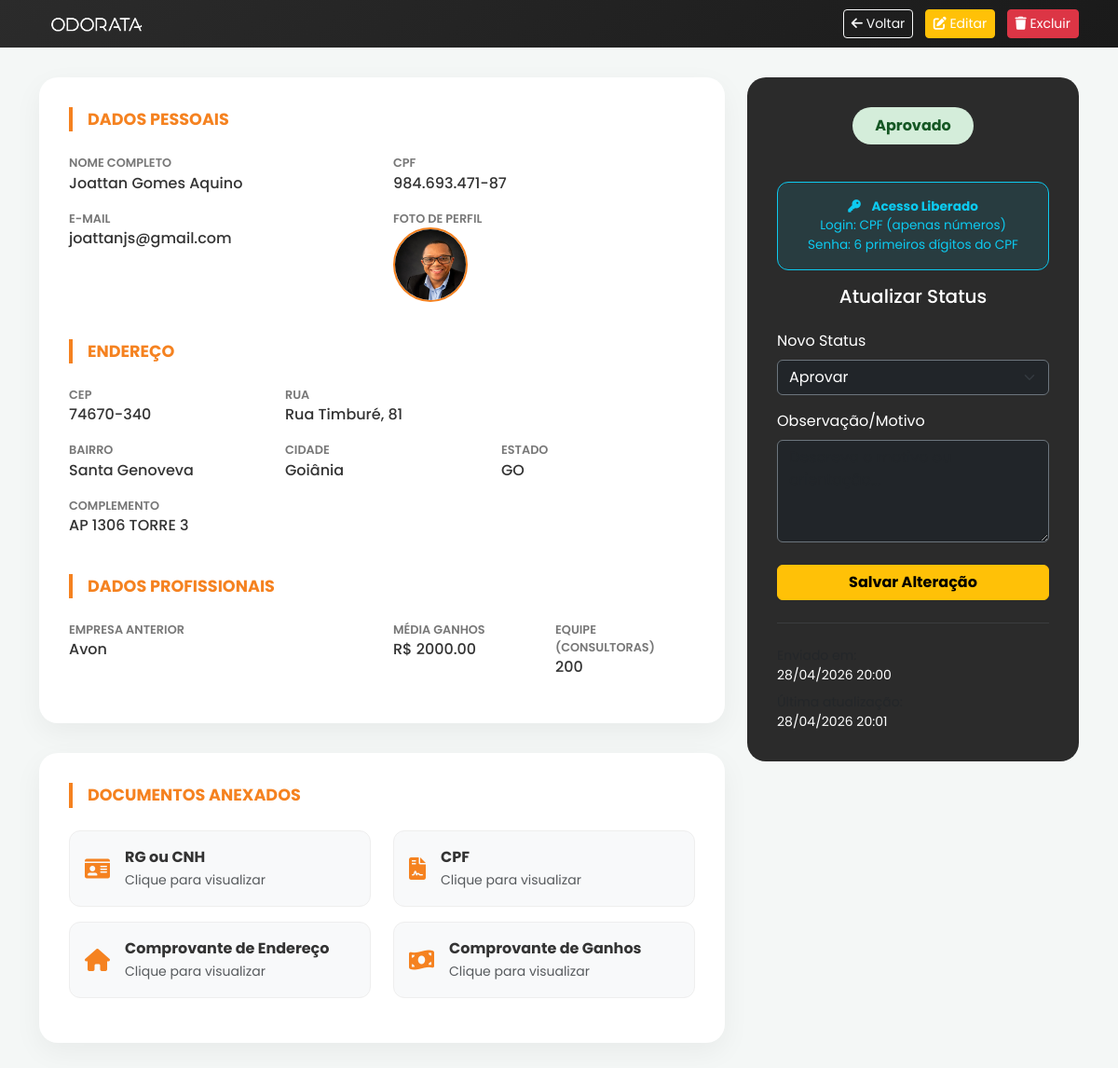
Screenshot of /coordenadoras/admin/detalhe/1/ (signed in) with the database file from the repository.
### coordenadoras/models.py (models this page shows, shortened)
class CandidataCoordenadora(models.Model):
    STATUS_CHOICES = [
        ('PENDENTE', 'Pendente de Aprovação'),
        ('AJUSTE', 'Aguardando Ajuste'),
        ('APROVADO', 'Aprovado'),
        ('REPROVADO', 'Reprovado'),
    ]
    EMPRESA_CHOICES = [
        ('AVON', 'Avon'),
        ('NATURA', 'Natura'),
        ('BOTICARIO', 'O Boticário'),
        ('JEQUITI', 'Jequiti'),
        ('OUTRAS', 'Outras'),
    ]
    cpf = models.CharField('CPF', max_length=14, unique=True)
    cod_protheus = models.CharField('Código Protheus', max_length=50, blank=True, null=True, unique=True)
    nome_completo = models.CharField('Nome Completo', max_length=255)
    email = models.EmailField('E-mail', max_length=255, default="")
    foto = models.ImageField('Foto (Opcional)', upload_to='fotos/candidatas/', blank=True, null=True)
    cep = models.CharField('CEP', max_length=9)
    rua = models.CharField('Rua', max_length=255)
    numero = models.CharField('Número', max_length=20)
    complemento = models.CharField('Complemento', max_length=255, blank=True, null=True)
    bairro = models.CharField('Bairro', max_length=100)
    cidade = models.CharField('Cidade', max_length=100)
    estado = models.CharField('Estado', max_length=2)
    empresa_anterior = models.CharField('Empresa Anterior', max_length=50, choices=EMPRESA_CHOICES)
    empresa_outra = models.CharField('Outra Empresa', max_length=100, blank=True, null=True)
    media_ganhos = models.DecimalField('Média de Ganhos', max_digits=10, decimal_places=2)
    quantidade_consultoras = models.PositiveIntegerField('Quantidade de Consultoras')
    documento_rg_cnh = models.FileField('RG ou CNH', upload_to='documentos/rg_cnh/')
    documento_cpf = models.FileField('CPF', upload_to='documentos/cpf/')
    comprovante_endereco = models.FileField('Comprovante de Endereço', upload_to='documentos/endereco/')
    comprovante_ganhos = models.FileField('Comprovante de Ganhos', upload_to='documentos/ganhos/')
    status = models.CharField('Status', max_length=20, choices=STATUS_CHOICES, default='PENDENTE')
    observacao_aprovacao = models.TextField('Observação de Aprovação', blank=True, null=True)
    data_criacao = models.DateTimeField(auto_now_add=True)
    data_atualizacao = models.DateTimeField(auto_now=True)
    class Meta:
        verbose_name = 'Candidata a Coordenadora'
        verbose_name_plural = 'Candidatas a Coordenadoras'
        ordering = ['-data_criacao']

### coordenadoras/views.py (the view)
# urls.py: path('admin/detalhe/<int:pk>/', views.CandidataDetailView.as_view(), name='admin_detail'),
class CandidataDetailView(AdminStaffRequiredMixin, DetailView):
    model = CandidataCoordenadora
    template_name = 'coordenadoras/admin_detail.html'
    context_object_name = 'candidata'

### coordenadoras/views.py (called while the page is built)
    def test_func(self):
        return self.request.user.is_staff

### coordenadoras/templates/coordenadoras/admin_detail.html (shortened to what this page needs)
{% load static %}
<!DOCTYPE html>
<html lang="pt-br">
<head>
    <link rel="stylesheet" href="https://cdnjs.cloudflare.com/ajax/libs/font-awesome/6.0.0/css/all.min.css">
    <link href="https://cdn.jsdelivr.net/npm/bootstrap@5.3.0/dist/css/bootstrap.min.css" rel="stylesheet">
</head>
<body>
    <nav class="navbar navbar-expand-lg navbar-dark">
        <div class="container">
            <div class="d-flex justify-content-between align-items-center w-100">
                <a href="{% url 'home' %}">
                    <img src="{% static 'core/images/logo_odorata_main.png' %}" alt="Odorata" style="height: 35px; filter: brightness(0) invert(1);">
                </a>
                <div>
                    <a href="{% url 'coordenadoras:admin_list' %}" class="btn btn-outline-light btn-sm me-2">
                        <i class="fas fa-arrow-left"></i> Voltar
                    </a>
                    <a href="{% url 'coordenadoras:admin_edit' candidata.pk %}" class="btn btn-warning btn-sm me-2 text-white">
                        <i class="fas fa-edit"></i> Editar
                    </a>
                    <a href="{% url 'coordenadoras:admin_delete' candidata.pk %}" class="btn btn-danger btn-sm" onclick="return confirm('Tem certeza que deseja EXCLUIR este cadastro permanentemente?')">
                        <i class="fas fa-trash"></i> Excluir
                    </a>
                </div>
            </div>
        </div>
    </nav>
    <div class="container">
        <div class="row">
            <div class="col-lg-8">
                <div class="detail-card">
                    <div class="section-title">Dados Pessoais</div>
                    <div class="row">
                        <div class="col-md-6">
                            <div class="data-label">Nome Completo</div>
                            <div class="data-value">{{ candidata.nome_completo }}</div>
                        </div>
                        <div class="col-md-6">
                            <div class="data-label">CPF</div>
                            <div class="data-value">{{ candidata.cpf }}</div>
                        </div>
                        <div class="col-md-6">
                            <div class="data-label">E-mail</div>
                            <div class="data-value">{{ candidata.email }}</div>
                        </div>
                        <div class="col-md-6">
                            {% if candidata.foto %}
                            <div class="data-label">Foto de Perfil</div>
                            <div class="mb-3">
                                <img src="{{ candidata.foto.url }}" alt="Foto" style="width: 80px; height: 80px; border-radius: 50%; object-fit: cover; border: 2px solid #f58220;">
                            </div>
                            {% endif %}
                        </div>
                    </div>
                    <div class="section-title mt-4">Endereço</div>
                    <div class="row">
                        <div class="col-md-4">
                            <div class="data-label">CEP</div>
                            <div class="data-value">{{ candidata.cep }}</div>
                        </div>
                        <div class="col-md-8">
                            <div class="data-label">Rua</div>
                            <div class="data-value">{{ candidata.rua }}, {{ candidata.numero }}</div>
                        </div>
                        <div class="col-md-4">
                            <div class="data-label">Bairro</div>
                            <div class="data-value">{{ candidata.bairro }}</div>
                        </div>
                        <div class="col-md-4">
                            <div class="data-label">Cidade</div>
                            <div class="data-value">{{ candidata.cidade }}</div>
                        </div>
                        <div class="col-md-4">
                            <div class="data-label">Estado</div>
                            <div class="data-value">{{ candidata.estado }}</div>
                        </div>
                        <div class="col-12">
                            <div class="data-label">Complemento</div>
                            <div class="data-value">{{ candidata.complemento|default:"---" }}</div>
                        </div>
                    </div>
                    <div class="section-title mt-4">Dados Profissionais</div>
                    <div class="row">
                        <div class="col-md-6">
                            <div class="data-label">Empresa Anterior</div>
                            <div class="data-value">
                                {{ candidata.get_empresa_anterior_display }}
                            </div>
                        </div>
                        <div class="col-md-3">
                            <div class="data-label">Média Ganhos</div>
                            <div class="data-value">R$ {{ candidata.media_ganhos }}</div>
                        </div>
                        <div class="col-md-3">
                            <div class="data-label">Equipe (Consultoras)</div>
                            <div class="data-value">{{ candidata.quantidade_consultoras }}</div>
                        </div>
                    </div>
                </div>
                <div class="detail-card">
                    <div class="section-title">Documentos Anexados</div>
                    <div class="row">
                        <div class="col-md-6">
                            <a href="{{ candidata.documento_rg_cnh.url }}" target="_blank" class="doc-link">
                                <i class="fas fa-id-card doc-icon"></i>
                                <div>
                                    <div class="fw-bold">RG ou CNH</div>
                                    <small class="text-muted">Clique para visualizar</small>
                                </div>
                            </a>
                        </div>
                        <div class="col-md-6">
                            <a href="{{ candidata.documento_cpf.url }}" target="_blank" class="doc-link">
                                <i class="fas fa-file-contract doc-icon"></i>
                                <div>
                                    <div class="fw-bold">CPF</div>
                                    <small class="text-muted">Clique para visualizar</small>
                                </div>
                            </a>
                        </div>
                        <div class="col-md-6">
                            <a href="{{ candidata.comprovante_endereco.url }}" target="_blank" class="doc-link">
                                <i class="fas fa-home doc-icon"></i>
                                <div>
                                    <div class="fw-bold">Comprovante de Endereço</div>
                                    <small class="text-muted">Clique para visualizar</small>
                                </div>
                            </a>
                        </div>
                        <div class="col-md-6">
                            <a href="{{ candidata.comprovante_ganhos.url }}" target="_blank" class="doc-link">
                                <i class="fas fa-money-bill-wave doc-icon"></i>
                                <div>
                                    <div class="fw-bold">Comprovante de Ganhos</div>
                                    <small class="text-muted">Clique para visualizar</small>
                                </div>
                            </a>
                        </div>
                    </div>
                </div>
            </div>
            <div class="col-lg-4">
                <div class="action-panel">
                    <div class="text-center">
                        <span class="status-badge status-{{ candidata.status|lower }}">
                            {{ candidata.get_status_display }}
                        </span>
                        {% if candidata.status == 'APROVADO' %}
                        <div class="alert alert-info mt-3" style="background: rgba(13, 202, 240, 0.1); border: 1px solid #0dcaf0; color: #0dcaf0; border-radius: 12px; font-size: 0.85rem;">
                            <i class="fas fa-key me-2"></i> <strong>Acesso Liberado</strong><br>
                            Login: CPF (apenas números)<br>
                            Senha: 6 primeiros dígitos do CPF
                        </div>
                        {% endif %}
                    </div>
                    <h5 class="mb-4 text-center">Atualizar Status</h5>
                    <form action="{% url 'coordenadoras:admin_status' candidata.pk %}" method="post">
                        <div class="mb-3">
                            <label class="form-label">Novo Status</label>
                            <select name="status" id="statusSelect" class="form-select bg-dark text-white border-secondary">
                                <option value="APROVADO" {% if candidata.status == 'APROVADO' %}selected{% endif %}>Aprovar</option>
                            </select>
                        </div>
                        <div class="mb-4">
                            <label class="form-label">Observação/Motivo</label>
                            <textarea name="observacao" id="obsTextarea" class="form-control bg-dark text-white border-secondary" rows="4" placeholder="Descreva o motivo ou orientação..."></textarea>
                        </div>
                        <div class="d-grid gap-2">
                            <button type="submit" class="btn btn-warning fw-bold">Salvar Alteração</button>
                        </div>
                    </form>
                    <hr class="my-4 border-secondary">
                    <div class="small">
                        <div class="text-muted">Enviado em:</div>
                        <div class="mb-2">{{ candidata.data_criacao|date:"d/m/Y H:i" }}</div>
                        <div class="text-muted">Última atualização:</div>
                        <div>{{ candidata.data_atualizacao|date:"d/m/Y H:i" }}</div>
                    </div>
                </div>
            </div>
        </div>
    </div>
</body>
</html>

### coordenadoras/templates/coordenadoras/admin_detail.html (style rules this page uses)
body { background-color: #f4f7f6; font-family: 'Poppins', sans-serif; padding-bottom: 5rem; }
.navbar { background: linear-gradient(135deg, #2b2b2b 0%, #1a1a1a 100%); margin-bottom: 2rem; }
.detail-card { background: white; border-radius: 20px; padding: 2rem; box-shadow: 0 10px 30px rgba(0, 0, 0, 0.05); margin-bottom: 2rem; }
.section-title { font-size: 1.1rem; font-weight: 700; color: #f58220; text-transform: uppercase; margin-bottom: 1.5rem; border-left: 4px solid #f58220; padding-left: 1rem; }
.data-label { font-size: 0.8rem; color: #777; font-weight: 600; text-transform: uppercase; }
.data-value { font-size: 1rem; color: #333; font-weight: 500; margin-bottom: 1rem; }
.doc-link { display: flex; align-items: center; background: #f8f9fa; padding: 1rem; border-radius: 12px; text-decoration: none; color: #333; transition: all 0.3s ease; border: 1px solid #eee; margin-bottom: 1rem; }
.doc-icon { font-size: 1.5rem; color: #f58220; margin-right: 1rem; }
.action-panel { background: #2b2b2b; color: white; border-radius: 20px; padding: 2rem; position: sticky; top: 2rem; }
.status-badge { display: inline-block; padding: 0.5rem 1.5rem; border-radius: 100px; font-weight: 700; margin-bottom: 1.5rem; }
.status-aprovado { background: #d4edda; color: #155724; }

### rows the page displays
CandidataCoordenadora: nome_completo "Joattan Gomes Aquino", cpf "984.693.471-87", email "joattanjs@gmail.com", foto (picture), cep "74670-340", rua "Rua Timburé", numero "81", bairro "Santa Genoveva", cidade "Goiânia", estado "GO", complemento "AP 1306 TORRE 3", empresa_anterior "Avon", media_ganhos "2000.00", quantidade_consultoras "200", status "Aprovado", status "Aprovar", data_criacao "28/04/2026 20:00", data_atualizacao "28/04/2026 20:01"
